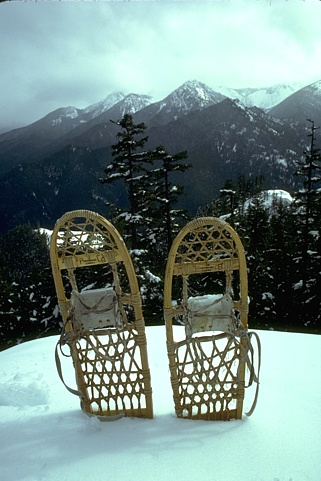
%> input picture 2018.jpg, 321 x 481 px
$ octave CA_EdgeDet_4.m   (GNU Octave 9; MATLAB toolbox functions it lacks are replaced by stand-ins)
%> lines starting %> are read from the running program, lines starting %| are printed output that depends on the picture; in (x1, y1, x2, y2) boxes, pixels count from 0 and x2, y2 are one past the last pixel; in counts of white or black regions, pixels touching at a corner belong together; the program's own positions count from 1
%% New Edge Detection Method with rule matrix multiplication
% corresponds to edge definition with wxw mask filter
%clc
close all;
clear all;
%% Kural ve iterasyon sayisini giriniz
    wsize=3;
     I =im2double(rgb2gray(imread('2018.jpg')));
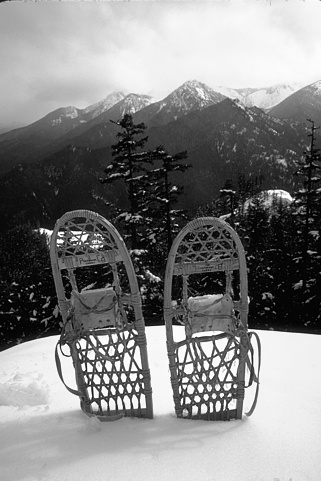
%> I: size 481x321 double; min 0, max 1, mean 0.514
     image1 =im2double(rgb2gray(imread('2018.jpg')));
     imFullName ='SnowShoes';
     sobel_edge =edge(rgb2gray(imread('2018.jpg')),'sobel',0.08);
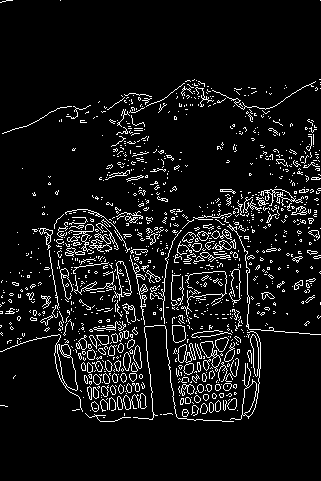
%> sobel_edge: size 481x321 logical; 7.5% white in thin lines or dots, all inside (x1, y1, x2, y2) = (0, 0, 321, 422)
     figure(1)
     %imshow(sobel_edge)
     canny_edge =edge(rgb2gray(imread('2018.jpg')),'canny',0.1);
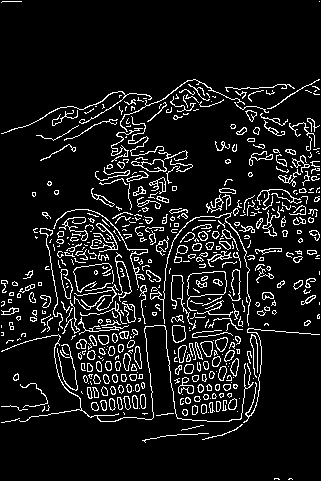
%> canny_edge: size 481x321 logical; 9.5% white in thin lines or dots
     %imshow(I)
%% Parameter Initialization
n=size(image1,1);
%> n = 481
m=size(image1,2);
%> m = 321
image=zeros(n,m);
t1=100 ; % >64
t2=20 ; % <64
ru=1;%270 211
low =0;upper=511;equal=[];
%imshow(M1,[])
%%  CA_Fuzzy ED Procedure
tic
while ((low<ru)&(ru<upper))
for i=1:n
    for j=1:m
        if (j+2<=m) && (i+2<=n)
                mask=I(i:i+2,j:j+2);
                rule_nbd=maskCA(ru,mask);
                %% Fuzzy CA
                mean_nhd= mean(rule_nbd);
                std_nhd = std(rule_nbd);
                if (std_nhd ==0)

                  image(i+1,j+1)=1;
                else
                mf_val     = gaussmf(rule_nbd, [std_nhd mean_nhd]);

%> (the run ends here)
